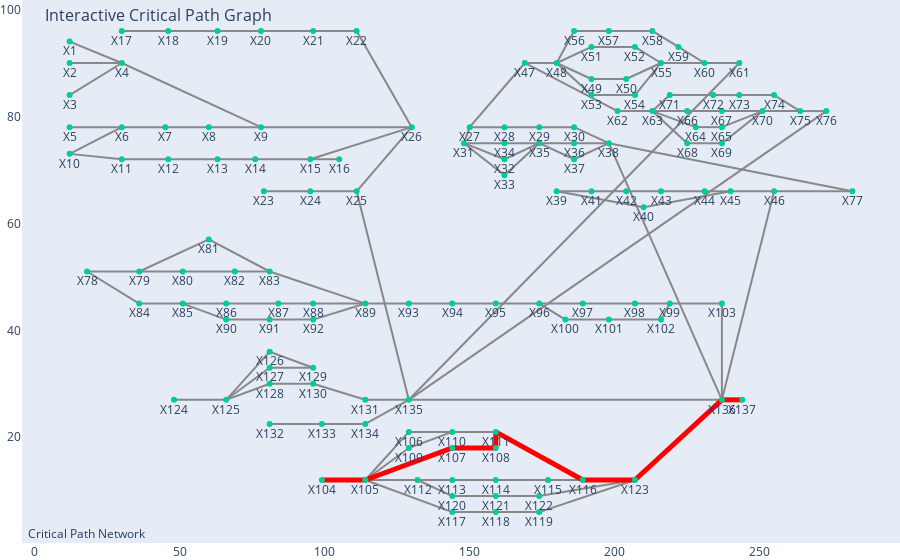

Notebook cell for this chart:
### Code cell
# Define critical edges
crit_edges = [(n, crit_path[i+1]) for i, n in enumerate(crit_path[:-1])]

# Get edge data for Plotly
edge_x = []
edge_y = []
for edge in G.edges():
    x0, y0 = pos_nodes[edge[0]]
    x1, y1 = pos_nodes[edge[1]]
    edge_x.append(x0)
    edge_x.append(x1)
    edge_x.append(None)
    edge_y.append(y0)
    edge_y.append(y1)
    edge_y.append(None)

# Critical edges (red line)
crit_edge_x = []
crit_edge_y = []
for edge in crit_edges:
    x0, y0 = pos_nodes[edge[0]]
    x1, y1 = pos_nodes[edge[1]]
    crit_edge_x.append(x0)
    crit_edge_x.append(x1)
    crit_edge_x.append(None)
    crit_edge_y.append(y0)
    crit_edge_y.append(y1)
    crit_edge_y.append(None)

# Trace for regular edges
edge_trace = go.Scatter(
    x=edge_x, y=edge_y,
    line=dict(width=2, color='#888'),
    hoverinfo='none',
    mode='lines')

# Trace for critical edges
crit_edge_trace = go.Scatter(
    x=crit_edge_x, y=crit_edge_y,
    line=dict(width=5, color='red'),
    hoverinfo='none',
    mode='lines')

# Node trace
node_x = []
node_y = []
for node in G.nodes():
    x, y = pos_nodes[node]
    node_x.append(x)
    node_y.append(y)

# Set hover text with EST, EFT, LST, LFT, Slack from pandas DataFrame
node_text = []
for node in G.nodes():
    est = df[df['Task'] == node]['ES'].values[0]
    eft = df[df['Task'] == node]['EF'].values[0]
    lst = df[df['Task'] == node]['LS'].values[0]
    lft = df[df['Task'] == node]['LF'].values[0]
    slack = df[df['Task'] == node]['Slack'].values[0]

    node_text.append(f"Task: {node}<br>"
                     f"EST: {est}<br>"
                     f"EFT: {eft}<br>"
                     f"LST: {lst}<br>"
                     f"LFT: {lft}<br>"
                     f"Slack: {slack}")

# Node trace for Plotly with hover text
node_trace = go.Scatter(
    x=node_x, y=node_y,
    mode='markers+text',
    textposition='bottom center',
    hoverinfo='text',
    text=[node for node in G.nodes()],
    hovertext=node_text,
)

# Create figure with regular and critical edges
fig = go.Figure(data=[edge_trace, crit_edge_trace, node_trace],
                layout=go.Layout(
                    title='<br>Interactive Critical Path Graph',
                    titlefont_size=16,
                    showlegend=False,
                    hovermode='closest',
                    margin=dict(b=0, l=0, r=0, t=0),
                    annotations=[dict(
                        text="Critical Path Network",
                        showarrow=False,
                        xref="paper", yref="paper",
                        x=0.005, y=-0.002
                    )],
                    xaxis=dict(showgrid=False, zeroline=False),
                    yaxis=dict(showgrid=False, zeroline=False))
                )

fig.show()

### Figure 1 — Plotly figure (JSON) as saved in the notebook; plotly's stock layout.template omitted (floating-point values rounded to 4 significant figures; data arrays with more than 128 entries replaced by an {"elided": "..."} marker saying what was removed)
{"data": [{"hoverinfo": "none", "line": {"color": "#888", "width": 2}, "mode": "lines", "type": "scatter", "x": {"elided": "483 int values"}, "y": {"elided": "483 float values"}}, {"hoverinfo": "none", "line": {"color": "red", "width": 5}, "mode": "lines", "type": "scatter", "x": [99, 114, null, 114, 144, null, 144, 159, null, 159, 159, null, 159, 189, null, 189, 207, null, 207, 237, null, 237, 244, null], "y": [12, 12, null, 12, 18, null, 18, 18, null, 18, 21, null, 21, 12, null, 12, 12, null, 12, 27, null, 27, 27, null]}, {"hoverinfo": "text", "hovertext": {"elided": "137 str values"}, "mode": "markers+text", "text": {"elided": "137 str values"}, "textposition": "bottom center", "type": "scatter", "x": {"elided": "137 int values"}, "y": {"elided": "137 float values"}}], "layout": {"annotations": [{"showarrow": false, "text": "Critical Path Network", "x": 0.005, "xref": "paper", "y": -0.002, "yref": "paper"}], "hovermode": "closest", "margin": {"b": 0, "l": 0, "r": 0, "t": 0}, "showlegend": false, "title": {"font": {"size": 16}, "text": "<br>Interactive Critical Path Graph"}, "xaxis": {"showgrid": false, "zeroline": false}, "yaxis": {"showgrid": false, "zeroline": false}}}
